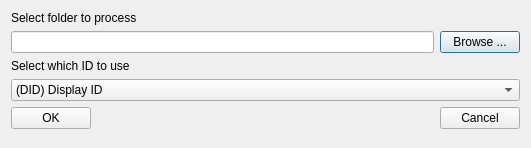
<?xml version="1.0" encoding="UTF-8"?>
<ui version="4.0">
 <class>SelectUnifiedCSVFolderDiag</class>
 <widget class="QDialog" name="SelectUnifiedCSVFolderDiag">
  <property name="geometry">
   <rect>
    <x>0</x>
    <y>0</y>
    <width>531</width>
    <height>148</height>
   </rect>
  </property>
  <property name="windowTitle">
   <string>Unified CSV</string>
  </property>
  <layout class="QVBoxLayout" name="verticalLayout_3">
   <item>
    <layout class="QVBoxLayout" name="verticalLayout_2">
     <item>
      <widget class="QLabel" name="label">
       <property name="text">
        <string>Select folder to process</string>
       </property>
      </widget>
     </item>
     <item>
      <layout class="QHBoxLayout" name="horizontalLayout">
       <item>
        <widget class="QLineEdit" name="lePath">
         <property name="readOnly">
          <bool>true</bool>
         </property>
        </widget>
       </item>
       <item>
        <widget class="QPushButton" name="pbBrowse">
         <property name="text">
          <string>Browse ...</string>
         </property>
        </widget>
       </item>
      </layout>
     </item>
    </layout>
   </item>
   <item>
    <layout class="QVBoxLayout" name="verticalLayout">
     <item>
      <widget class="QLabel" name="label_2">
       <property name="text">
        <string>Select which ID to use</string>
       </property>
      </widget>
     </item>
     <item>
      <widget class="QComboBox" name="cbIDToUse">
       <item>
        <property name="text">
         <string>(DID) Display ID</string>
        </property>
       </item>
       <item>
        <property name="text">
         <string>(DBPUID) ViewMindDB ID</string>
        </property>
       </item>
       <item>
        <property name="text">
         <string>(HPUID) ViewMind Internal Hashed ID</string>
        </property>
       </item>
       <item>
        <property name="text">
         <string>(PUID) Viewmind Internal ID</string>
        </property>
       </item>
       <item>
        <property name="text">
         <string>Name and Lastname</string>
        </property>
       </item>
      </widget>
     </item>
    </layout>
   </item>
   <item>
    <layout class="QHBoxLayout" name="horizontalLayout_2">
     <item>
      <widget class="QPushButton" name="pbOK">
       <property name="text">
        <string>OK</string>
       </property>
      </widget>
     </item>
     <item>
      <spacer name="horizontalSpacer">
       <property name="orientation">
        <enum>Qt::Horizontal</enum>
       </property>
       <property name="sizeHint" stdset="0">
        <size>
         <width>40</width>
         <height>20</height>
        </size>
       </property>
      </spacer>
     </item>
     <item>
      <widget class="QPushButton" name="pbCancel">
       <property name="text">
        <string>Cancel</string>
       </property>
      </widget>
     </item>
    </layout>
   </item>
   <item>
    <spacer name="verticalSpacer">
     <property name="orientation">
      <enum>Qt::Vertical</enum>
     </property>
     <property name="sizeHint" stdset="0">
      <size>
       <width>20</width>
       <height>40</height>
      </size>
     </property>
    </spacer>
   </item>
  </layout>
 </widget>
 <resources/>
 <connections/>
</ui>
